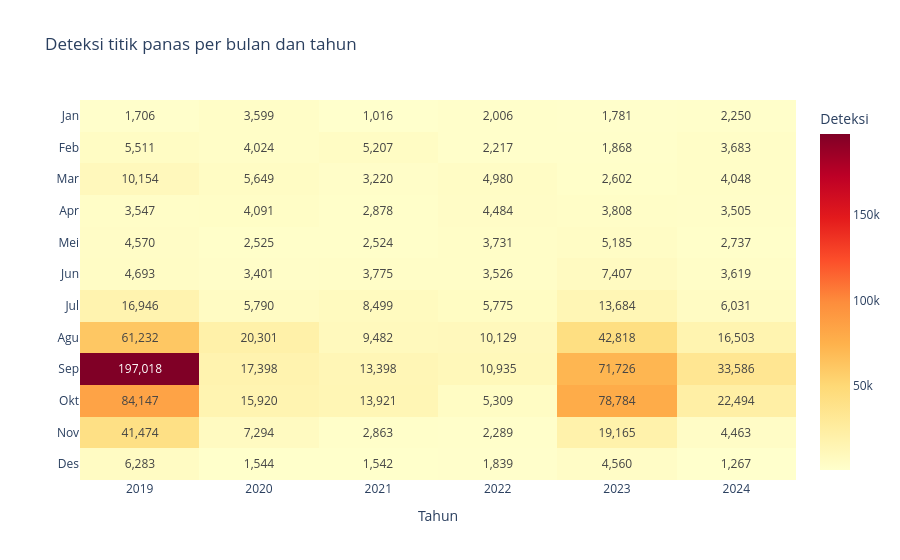

Here is the notebook cell this chart was saved with:
### Markdown cell above
### Grafik 2. Apakah pola musiman sama di semua tahun?

### Code cell
matriks = per_bulan.pivot(on="tahun", index="bulan", values="deteksi").sort("bulan")
kolom_tahun = sorted(k for k in matriks.columns if k != "bulan")

fig = go.Figure(
    go.Heatmap(
        z=[list(r) for r in matriks.select(kolom_tahun).rows()],
        x=kolom_tahun,
        y=NAMA_BULAN,
        colorscale="YlOrRd",
        texttemplate="%{z:,}",
        hovertemplate="Tahun %{x}, %{y}: %{z:,} deteksi<extra></extra>",
        colorbar={"title": "Deteksi"},
    )
)
fig.update_layout(title="Deteksi titik panas per bulan dan tahun", xaxis_title="Tahun", yaxis={"autorange": "reversed"})
fig.show()

### Figure 1 — Plotly figure (JSON) as saved in the notebook; plotly's stock layout.template omitted (floating-point values rounded to 4 significant figures)
{"data": [{"colorbar": {"title": {"text": "Deteksi"}}, "colorscale": [[0, "rgb(255,255,204)"], [0.125, "rgb(255,237,160)"], [0.25, "rgb(254,217,118)"], [0.375, "rgb(254,178,76)"], [0.5, "rgb(253,141,60)"], [0.625, "rgb(252,78,42)"], [0.75, "rgb(227,26,28)"], [0.875, "rgb(189,0,38)"], [1, "rgb(128,0,38)"]], "hovertemplate": "Tahun %{x}, %{y}: %{z:,} deteksi<extra></extra>", "texttemplate": "%{z:,}", "type": "heatmap", "x": ["2019", "2020", "2021", "2022", "2023", "2024"], "y": ["Jan", "Feb", "Mar", "Apr", "Mei", "Jun", "Jul", "Agu", "Sep", "Okt", "Nov", "Des"], "z": [[1706, 3599, 1016, 2006, 1781, 2250], [5511, 4024, 5207, 2217, 1868, 3683], [10154, 5649, 3220, 4980, 2602, 4048], [3547, 4091, 2878, 4484, 3808, 3505], [4570, 2525, 2524, 3731, 5185, 2737], [4693, 3401, 3775, 3526, 7407, 3619], [16946, 5790, 8499, 5775, 13684, 6031], [61232, 20301, 9482, 10129, 42818, 16503], [197018, 17398, 13398, 10935, 71726, 33586], [84147, 15920, 13921, 5309, 78784, 22494], [41474, 7294, 2863, 2289, 19165, 4463], [6283, 1544, 1542, 1839, 4560, 1267]]}], "layout": {"title": {"text": "Deteksi titik panas per bulan dan tahun"}, "xaxis": {"title": {"text": "Tahun"}}, "yaxis": {"autorange": "reversed"}}}
